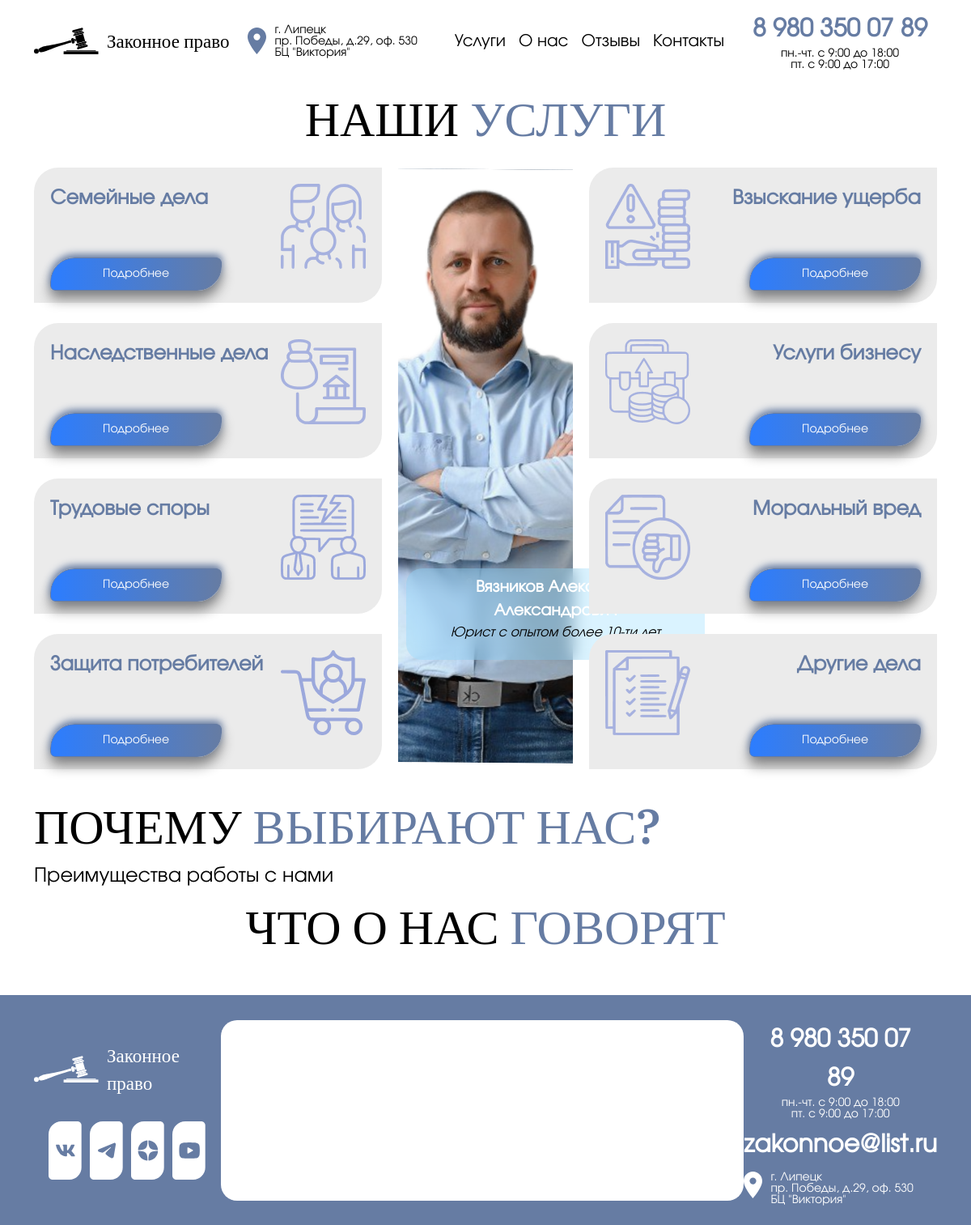
The page / on the database its author committed.
### homepage/models.py (models this page shows, shortened)
class Services(models.Model):
    service_title = models.CharField(
        max_length=50,
        verbose_name='Название услуги'
    )
    service_img = models.ImageField(
        upload_to='media/img/',
        verbose_name='Картинка для услуги'
    )
    text_for_popup = HTMLField(
        default='Свяжитесь с нами для получения дополнительной информации',
        verbose_name='Текст для модального окна'
    )
    is_published = models.BooleanField(
        verbose_name='Опубликовать'
    )
    class Meta:
        verbose_name = 'Услуга'
        verbose_name_plural = 'Услуги'

### homepage/views.py (the view)
# urls.py: path('', views.index, name='index'),
def index(request):
   services = Services.objects.filter(is_published=True)
   return render(request, 'homepage/index.html', {'services': services})

### templates/homepage/index.html (shortened to what this page needs)
{% extends 'base.html' %}
{% block content %}
<div class="main-page-container">
    <div class="our-services" id="service">
        <p class="block-title">НАШИ <span style="color: #667CA3;">УСЛУГИ</span></p>
        <div class="service-container">
            <div class="service-squares left-squares">
                {% for service in services|slice:":4" %}
                    <div class="service-square-left">
                        <div class="service-square-content">
                            <p>{{ service.service_title }}</p>
                            <img src="{{ service.service_img.url }}">
                        </div>
                        <button type="button" class="btn service-square-left-button" data-toggle="modal" data-target="#serviceModal{{ forloop.counter }}">Подробнее</button>
                    </div>
                {% endfor %}
            </div>
            <div class="image-container">
                <img src="/static/img/our-service.svg" class="our-service_img">
                <div class="solicitor">
                    <p class="solicitor-name">Вязников Александр Александрович</p>
                    <p class="solicitor-experience">Юрист с опытом более 10-ти лет</p>
                </div>
            </div>
            <div class="service-squares right-squares">
                {% for service in services|slice:"4:" %}
                    <div class="service-square-right">
                        <div class="service-square-content">
                            <img src="{{ service.service_img.url }}">
                            <p>{{ service.service_title }}</p>
                        </div>
                        <button type="button" class="btn service-square-right-button" data-toggle="modal" data-target="#serviceModal{{ forloop.counter|add:4 }}">Подробнее</button>
                    </div>
                {% endfor %}
            </div>
        </div>
    <div class="choice">
        <p class="block-title" style="text-align: left;">ПОЧЕМУ <span style="color: #667CA3;">ВЫБИРАЮТ НАС?</span></p>
        <p class="advantages">Преимущества работы с нами</p>
    </div>
    <div class="feedback" id="feedback">
        <p class="block-title">ЧТО О НАС <span style="color: #667CA3;">ГОВОРЯТ</span></p>
    </div>
</div>
{% endblock content %}

### templates/homepage/index.html (style rules this page uses)
.block-title { font-family: "IBM Plex Serif", serif; font-weight: 500; font-style: bold; font-size: 60px; color: black; text-align: center; }
.advantages { color: black; font-family: "Evolventa", bold; font-weight: 500; font-style: bold; font-size: 24px; text-align: left; line-height: 0.1; }
.feedback { margin-bottom: 40px; font-family: "Inter", sans-serif; font-optical-sizing: auto; font-weight: normal; font-style: normal; font-size: 19px; }
.solicitor { width: 369px; height: 113px; }
.image-container { position: relative; display: inline-block; }
.our-service_img { width: 100%; height: 737px; object-fit: cover; }
.solicitor { position: absolute; bottom: 160px; left: 10px; background: rgba(133, 216, 255, 0.3); backdrop-filter: blur(10px); padding: 10px; border-radius: 20px; }
.solicitor-name { text-align: center; margin: 0; font-family: "Evolventa", bold; font-weight: 600; font-style: bold; font-size: 19px; color: white; }
.solicitor-experience { text-align: center; color: black; font-family: "Evolventa", oblique; font-weight: 500; font-style: italic; font-size: 16px; }
.service-container { display: flex; flex-wrap: wrap; gap: 20px; display: grid; grid-template-columns: 1fr auto 1fr; }
.service-squares { display: flex; flex-direction: column; }
.service-square-left, .service-square-right { border: 0px solid #D9D9D9; margin-bottom: 25px; box-sizing: border-box; background-color: #ebebeb; border-top-left-radius: 30px; border-bottom-right-radius: 30px; width: 430px; height: 167px; display: flex; flex-direction: column; justify-content: space-between; padding: 20px; position: relative; }
.service-square-left p, .service-square-right p { color: #667CA3; font-size: 24px; margin: 0; font-family: "Evolventa", bold; font-weight: 600; font-style: bold; }
.service-square-left img { width: 105px; height: 105px; align-self: flex-end; }
.service-square-right img { width: 105px; height: 105px; align-self: flex-start; }
.service-square-left button { width: 212px; height: 41px; background: linear-gradient(to right, #2C7DFF, #667CA3); border-top-left-radius: 30px; border-bottom-right-radius: 30px; color: white; font-family: "Evolventa", bold; font-weight: 500; font-style: bold; font-size: 14px; border-color: #667CA3; position: absolute; bottom: 15px; box-shadow: 0 -4px 10px 0 #667CA3, 0 10px 16px 0 grey; }
.service-square-right button { width: 212px; height: 41px; background: linear-gradient(to right, #2C7DFF, #667CA3); border-top-left-radius: 30px; border-bottom-right-radius: 30px; color: white; font-family: "Evolventa", bold; font-weight: 500; font-style: bold; font-size: 14px; border-color: #667CA3; position: absolute; bottom: 15px; right: 20px; box-shadow: 0 -4px 10px 0 #667CA3, 0 10px 16px 0 grey; }
.service-square-content { display: flex; justify-content: space-between; align-items: flex-start; }

### rows shown on the page
Services: service_title "Семейные дела", service_img (picture)
Services: service_title "Наследственные дела", service_img (picture)
Services: service_title "Трудовые споры", service_img (picture)
Services: service_title "Защита потребителей", service_img (picture)
Services: service_img (picture), service_title "Взыскание ущерба"
Services: service_img (picture), service_title "Услуги бизнесу"
Services: service_img (picture), service_title "Моральный вред"
Services: service_img (picture), service_title "Другие дела"
